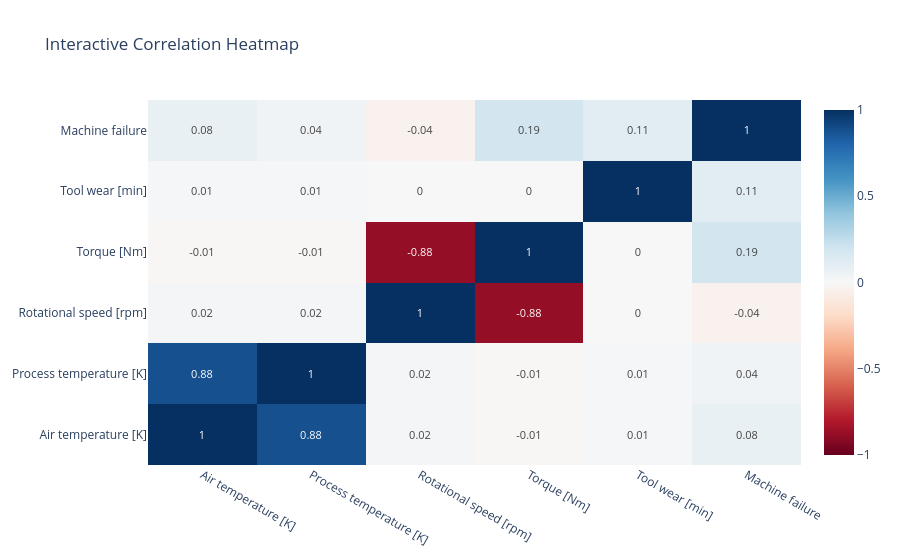

Notebook cell for this chart:
### Code cell
import plotly.graph_objects as go

numeric_cols = ['Air temperature [K]', 'Process temperature [K]',
                'Rotational speed [rpm]', 'Torque [Nm]', 
                'Tool wear [min]', 'Machine failure']
corr = df[numeric_cols].corr().round(2)

fig = go.Figure(data=go.Heatmap(
    z=corr.values,
    x=corr.columns,
    y=corr.columns,
    colorscale='RdBu',
    zmid=0,
    text=corr.values,
    texttemplate='%{text}',
    textfont={"size": 11}
))
fig.update_layout(title='Interactive Correlation Heatmap')
fig.write_html('../reports/figures/12_interactive_heatmap.html')
fig.show()

### Figure 1 — Plotly figure (JSON) as saved in the notebook; plotly's stock layout.template omitted (floating-point values rounded to 4 significant figures)
{"data": [{"colorscale": [[0, "rgb(103,0,31)"], [0.1, "rgb(178,24,43)"], [0.2, "rgb(214,96,77)"], [0.3, "rgb(244,165,130)"], [0.4, "rgb(253,219,199)"], [0.5, "rgb(247,247,247)"], [0.6, "rgb(209,229,240)"], [0.7, "rgb(146,197,222)"], [0.8, "rgb(67,147,195)"], [0.9, "rgb(33,102,172)"], [1, "rgb(5,48,97)"]], "text": [[1.0, 0.88, 0.02, -0.01, 0.01, 0.08], [0.88, 1.0, 0.02, -0.01, 0.01, 0.04], [0.02, 0.02, 1.0, -0.88, 0.0, -0.04], [-0.01, -0.01, -0.88, 1.0, -0.0, 0.19], [0.01, 0.01, 0.0, -0.0, 1.0, 0.11], [0.08, 0.04, -0.04, 0.19, 0.11, 1.0]], "textfont": {"size": 11}, "texttemplate": "%{text}", "type": "heatmap", "x": ["Air temperature [K]", "Process temperature [K]", "Rotational speed [rpm]", "Torque [Nm]", "Tool wear [min]", "Machine failure"], "y": ["Air temperature [K]", "Process temperature [K]", "Rotational speed [rpm]", "Torque [Nm]", "Tool wear [min]", "Machine failure"], "z": [[1.0, 0.88, 0.02, -0.01, 0.01, 0.08], [0.88, 1.0, 0.02, -0.01, 0.01, 0.04], [0.02, 0.02, 1.0, -0.88, 0.0, -0.04], [-0.01, -0.01, -0.88, 1.0, -0.0, 0.19], [0.01, 0.01, 0.0, -0.0, 1.0, 0.11], [0.08, 0.04, -0.04, 0.19, 0.11, 1.0]], "zmid": 0}], "layout": {"title": {"text": "Interactive Correlation Heatmap"}}}
